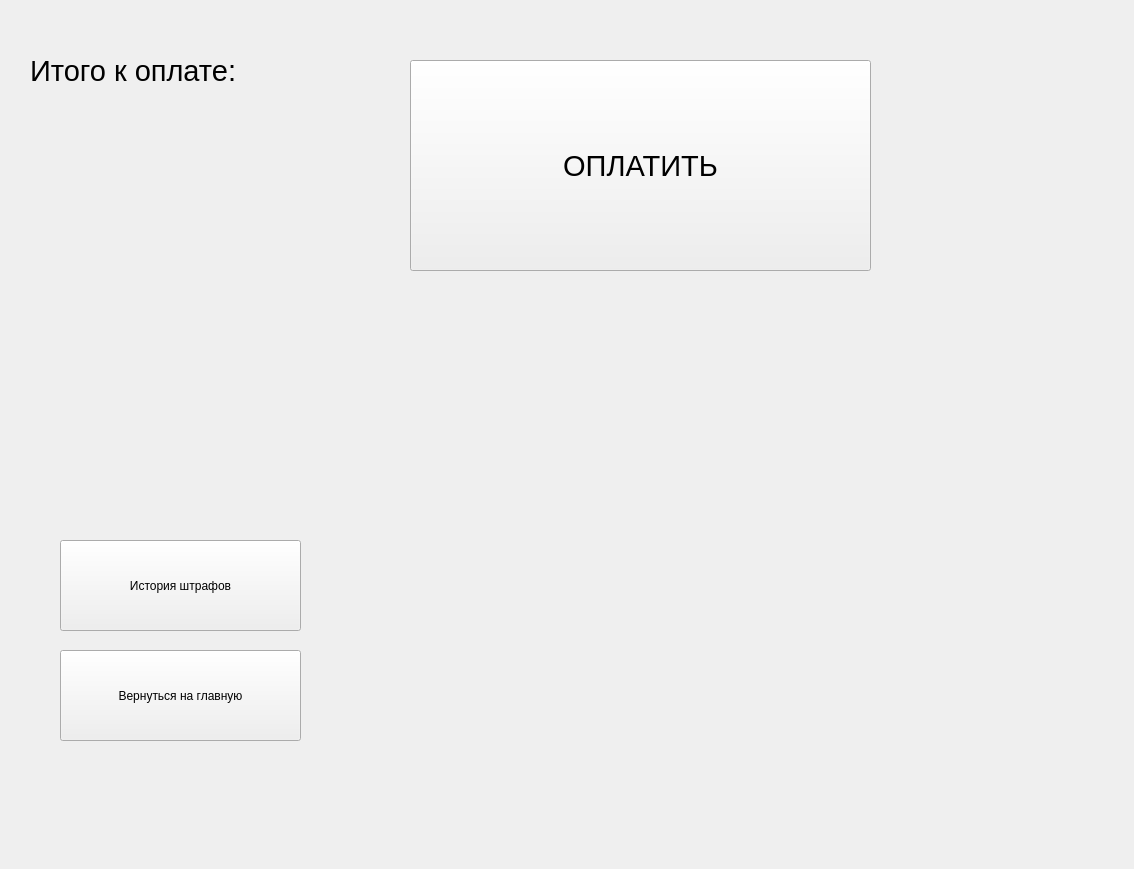
<?xml version="1.0" encoding="UTF-8"?>
<ui version="4.0">
 <class>Fine_1</class>
 <widget class="QWidget" name="Fine_1">
  <property name="geometry">
   <rect>
    <x>0</x>
    <y>0</y>
    <width>1134</width>
    <height>869</height>
   </rect>
  </property>
  <property name="windowTitle">
   <string>Штраф</string>
  </property>
  <widget class="QLabel" name="label_2">
   <property name="geometry">
    <rect>
     <x>30</x>
     <y>30</y>
     <width>381</width>
     <height>81</height>
    </rect>
   </property>
   <property name="font">
    <font>
     <pointsize>22</pointsize>
    </font>
   </property>
   <property name="text">
    <string>Итого к оплате:</string>
   </property>
  </widget>
  <widget class="QLabel" name="price">
   <property name="geometry">
    <rect>
     <x>40</x>
     <y>110</y>
     <width>201</width>
     <height>141</height>
    </rect>
   </property>
   <property name="font">
    <font>
     <pointsize>26</pointsize>
    </font>
   </property>
   <property name="text">
    <string/>
   </property>
  </widget>
  <widget class="QPushButton" name="buy">
   <property name="geometry">
    <rect>
     <x>410</x>
     <y>60</y>
     <width>461</width>
     <height>211</height>
    </rect>
   </property>
   <property name="font">
    <font>
     <pointsize>22</pointsize>
    </font>
   </property>
   <property name="text">
    <string>ОПЛАТИТЬ</string>
   </property>
  </widget>
  <widget class="QLabel" name="d">
   <property name="geometry">
    <rect>
     <x>410</x>
     <y>300</y>
     <width>461</width>
     <height>421</height>
    </rect>
   </property>
   <property name="font">
    <font>
     <pointsize>18</pointsize>
    </font>
   </property>
   <property name="text">
    <string/>
   </property>
  </widget>
  <widget class="QPushButton" name="back_to_start_3">
   <property name="geometry">
    <rect>
     <x>60</x>
     <y>650</y>
     <width>241</width>
     <height>91</height>
    </rect>
   </property>
   <property name="text">
    <string>Вернуться на главную</string>
   </property>
  </widget>
  <widget class="QPushButton" name="history">
   <property name="geometry">
    <rect>
     <x>60</x>
     <y>540</y>
     <width>241</width>
     <height>91</height>
    </rect>
   </property>
   <property name="text">
    <string>История штрафов</string>
   </property>
  </widget>
 </widget>
 <resources/>
 <connections/>
</ui>
